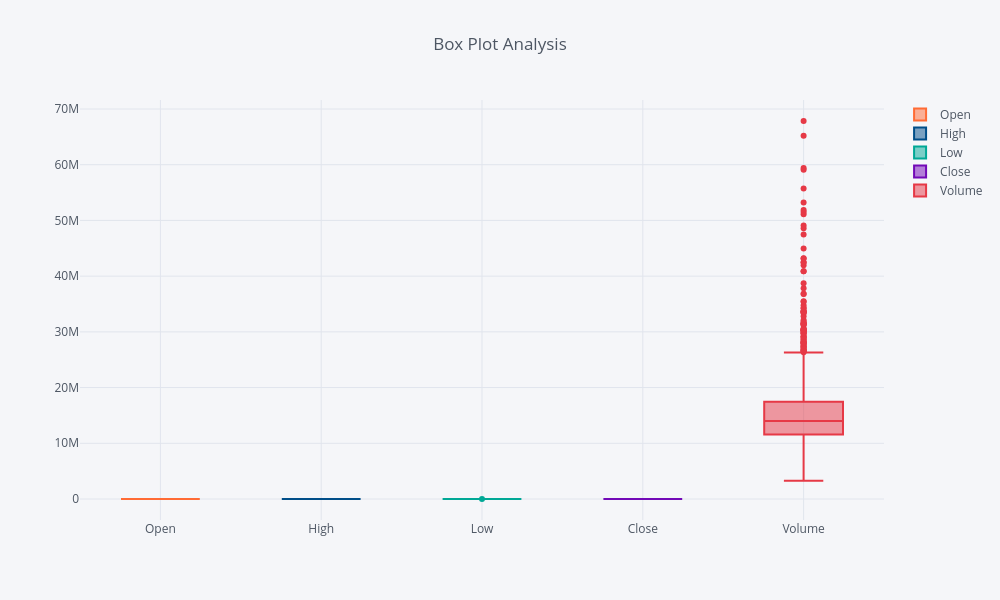

The cell this chart's notebook holds for it:
### Markdown cell above
In the distribution plot of the OHLCV data, I observeed one major peak and several other smaller peaks, indicating significant variability across different value ranges. Additionally, the volume data appears to be right-skewed.

### Code cell
# Box Plot
Data.iplot(
    kind="box",
    showlegend=True,
    title="Box Plot Analysis"
    )

### Figure 1 — Plotly figure (JSON) as saved in the notebook; plotly's stock layout.template omitted (floating-point values rounded to 4 significant figures; data arrays with more than 128 entries replaced by an {"elided": "..."} marker saying what was removed)
{"data": [{"marker": {"color": "#FF6B35"}, "name": "Open", "type": "box", "y": {"elided": "1450 float values"}}, {"marker": {"color": "#004E89"}, "name": "High", "type": "box", "y": {"elided": "1450 float values"}}, {"marker": {"color": "#00A896"}, "name": "Low", "type": "box", "y": {"elided": "1450 float values"}}, {"marker": {"color": "#7209B7"}, "name": "Close", "type": "box", "y": {"elided": "1450 float values"}}, {"marker": {"color": "#E63946"}, "name": "Volume", "type": "box", "y": {"elided": "1450 int values"}}], "layout": {"height": 600, "legend": {"bgcolor": "#F5F6F9", "font": {"color": "#4D5663"}}, "paper_bgcolor": "#F5F6F9", "plot_bgcolor": "#F5F6F9", "showlegend": true, "title": {"text": "Box Plot Analysis"}, "width": 1000, "xaxis": {"gridcolor": "#E1E5ED", "showgrid": true, "tickfont": {"color": "#4D5663"}, "title": {"font": {"color": "#4D5663"}, "text": ""}, "zerolinecolor": "#E1E5ED"}, "yaxis": {"gridcolor": "#E1E5ED", "showgrid": true, "tickfont": {"color": "#4D5663"}, "title": {"font": {"color": "#4D5663"}, "text": ""}, "zerolinecolor": "#E1E5ED"}}}
